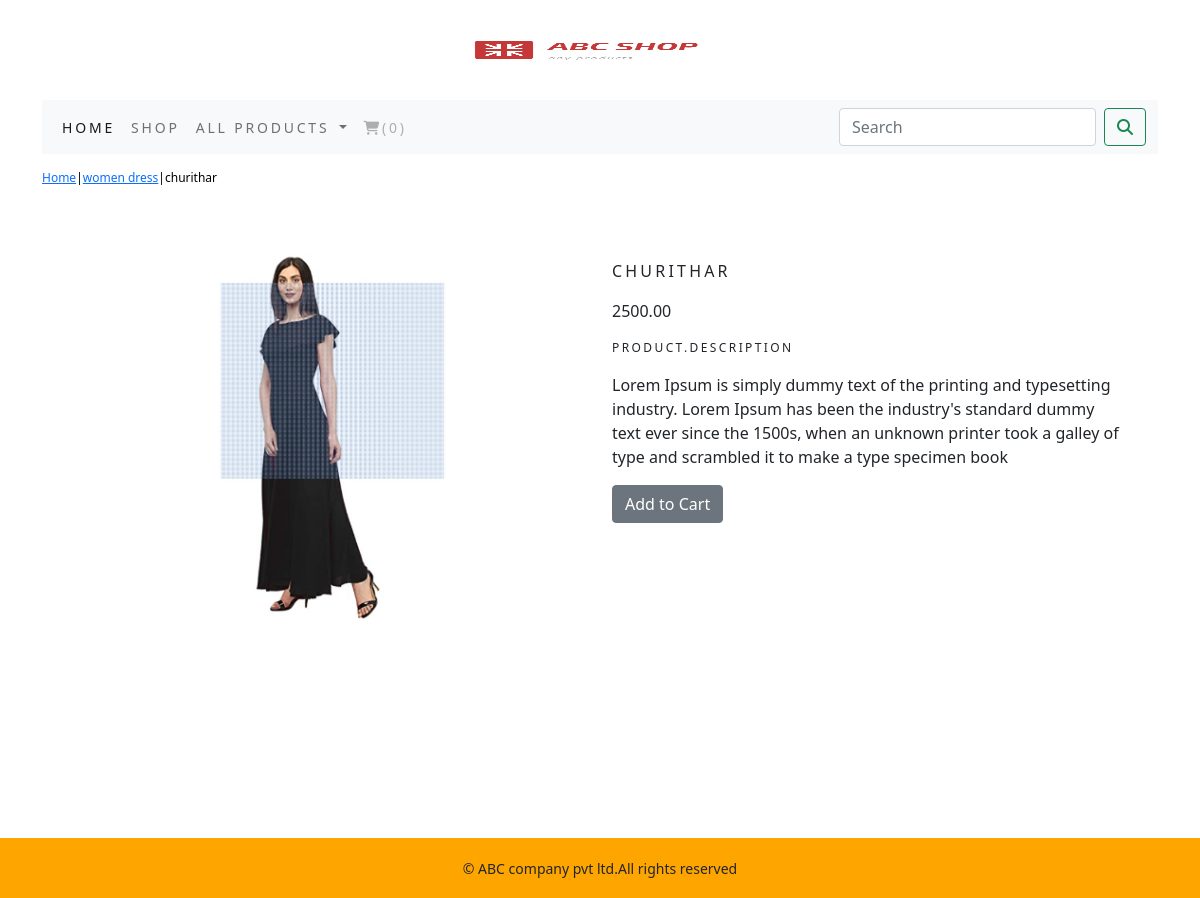
Screenshot of /shop/women-dress/churithar/ with the database file from the repository.
### shoppingapp/models.py (models this page shows, shortened)
class Product(models.Model):
    name = models.CharField(max_length=250, unique=True)
    slug = models.SlugField(max_length=250, unique=True)
    description = models.TextField(blank=True)
    price = models.DecimalField(max_digits=10, decimal_places=2)
    category = models.ForeignKey(Category, on_delete=models.CASCADE)
    image = models.ImageField(upload_to='product', blank=True)
    stock = models.IntegerField()
    available = models.BooleanField(default=True)
    created = models.DateTimeField(auto_now_add=True)
    updated = models.DateTimeField(auto_now=True)
    class Meta:
        ordering = ('name',)
        verbose_name = 'product'
        verbose_name_plural = 'products'

class Category(models.Model):
    name = models.CharField(max_length=250, unique=True)
    slug = models.SlugField(max_length=250, unique=True)
    description = models.TextField(blank=True)
    image = models.ImageField(upload_to='category', blank=True)
    class Meta:
        ordering = ('name',)
        verbose_name = 'category'
        verbose_name_plural = 'categories'
    def get_url(self):
        return reverse('shoppingapp:productscat', args=[self.slug])
    def __str__(self):
        return '{}'.format(self.name)

### shoppingapp/views.py (the view)
# urls.py: path('<slug:c_slug>/<slug:p_slug>/', views.pDetail, name='pcDetail')
def pDetail(request, c_slug, p_slug):
    try:
        product = Product.objects.get(category__slug=c_slug, slug=p_slug)
    except Exception as e:
        raise e
    return render(request, 'product.html', {'product': product})

### cart_app/context_processors.py (called while the page is built)
def counter(request):
    item_count = 0
    if 'admin' in request.path:
        return {}
    else:
        try:
            cart = Cart.objects.filter(cart_id=_cart_id(request))
            cart_items = CartItem.objects.all().filter(cart=cart[:1])
            for cart_item in cart_items:
                item_count += cart_item.quantity
        except Cart.DoesNotExist:
            item_count = 0
        print(sys.getrecursionlimit())
        sys.setrecursionlimit(6000)
    return dict(item_count=item_count)

### cart_app/views.py (called while the page is built)
def _cart_id(request):
    cart = request.session.session_key
    if not cart:
        cart = request.session.create()
    return cart

### shoppingapp/context_processors.py (called while the page is built)
def menu_links(request):
    links = Category.objects.all()
    return dict(links=links)

### templates/product.html (shortened to what this page needs)
{% extends 'base.html' %}
{% load static %}
{% block content %}
<div class="row my_prod_row_class">
    <div class="mx_auto">
        <p><a href="{% url 'shoppingapp:Cproduct' %}">Home</a>|<a href="{{product.category.get_url}}">{{product.category}}</a>|{{product.name}}</p>
    </div>
</div>
<div class="container">
            <br>
            <div class="row">
                <div class="col-12 col-sm-12 col-md-12 col-lg-6 text-center">
                <div style="min-width:18rem">
                <img src="{{product.image.url}}" alt="there is supposed to be a image" height="375px">
                </div>
                </div>
        <div class="col-12 col-sm-12 col-md-12 col-lg-6">
            <div>
            <h1 class="my_prod_title">{{product.name}}</h1>
            <p>{{product.price}}</p>
            <p class="my_title">product.description</p>
            <p class="text-justify my_prod_text">{{product.description}}</p>
            {% if product.stock <= 0 %}
                <p class="text-justify my_prod_text"><b>out of stock</b></p>
            {% else %}
                <a class="btn btn-secondary" href="{% url 'cart_app:add_cart' product.id %}">Add to Cart</a>
            {% endif %}
            </div>
            </div>
</div>
        </div>
{% endblock %}

### static/demo.css (style rules this page uses)
body { font-family : sans-serif; }
.my_title { font-size:12px; text-transform : uppercase; letter-spacing : .2em; }
.container { position:relative; }
.my_prod_row_class { padding-top:15px; padding-bottom:20px; }
.my_prod_row_class .mx_auto { color:#000; font-size:12px; text-decoration:none; }
.my_prod_title { font-size:16px; text-transform:uppercase; letter-spacing:.2em; padding-top:15px; padding-bottom:10px; }
.my_prod_text { padding-right:20px; }

### rows the page displays
Product: category "women dress", name "churithar", image (picture), name "CHURITHAR", price "2500.00", description "Lorem Ipsum is simply dummy text of the printing and typesetting industry. Lorem Ipsum has been the industry's standard dummy text ever since the 1500s, when an unknown printer took a galley of type and scrambled it to make a type specimen book"

### other values shown
{{ item_count }} "0"
